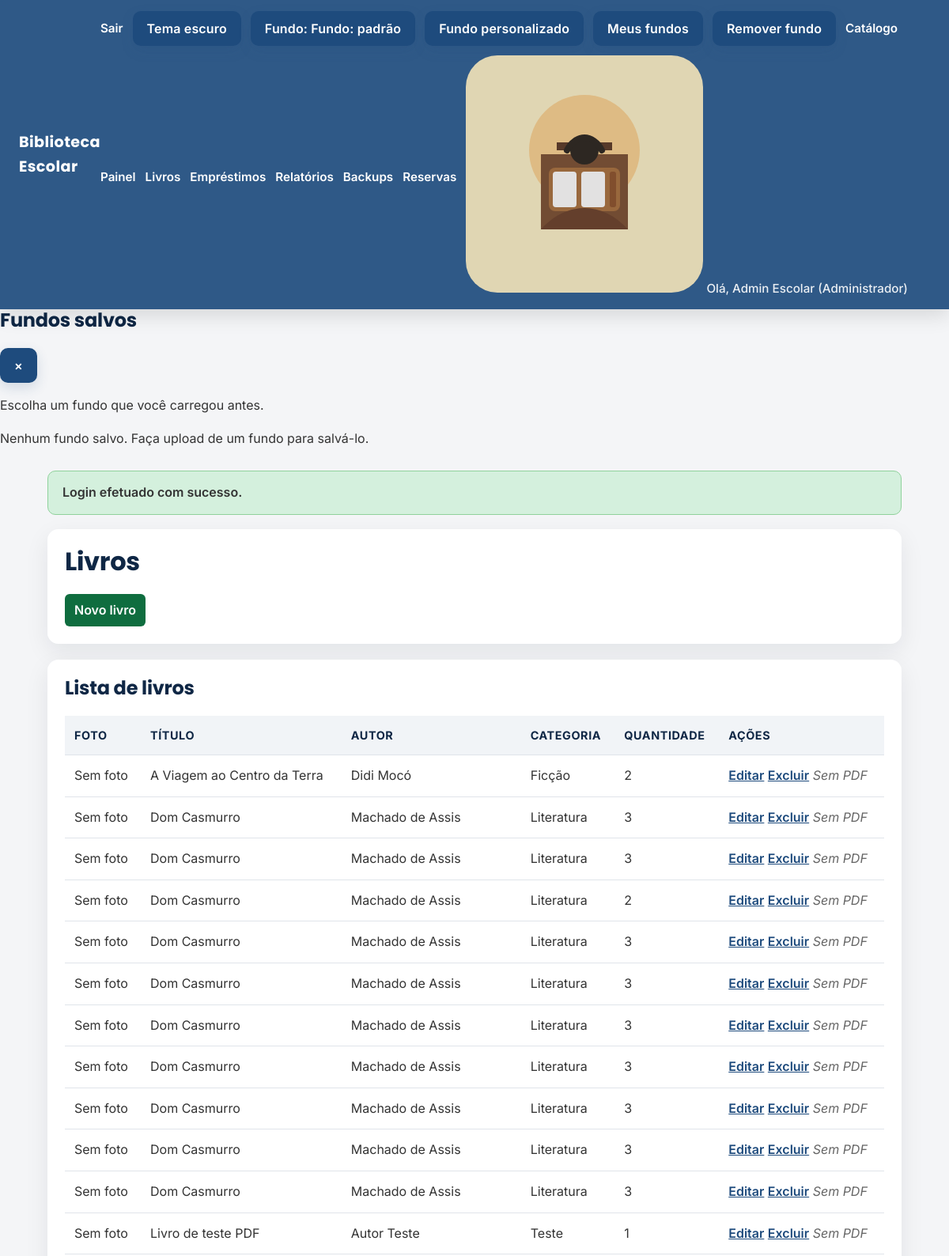
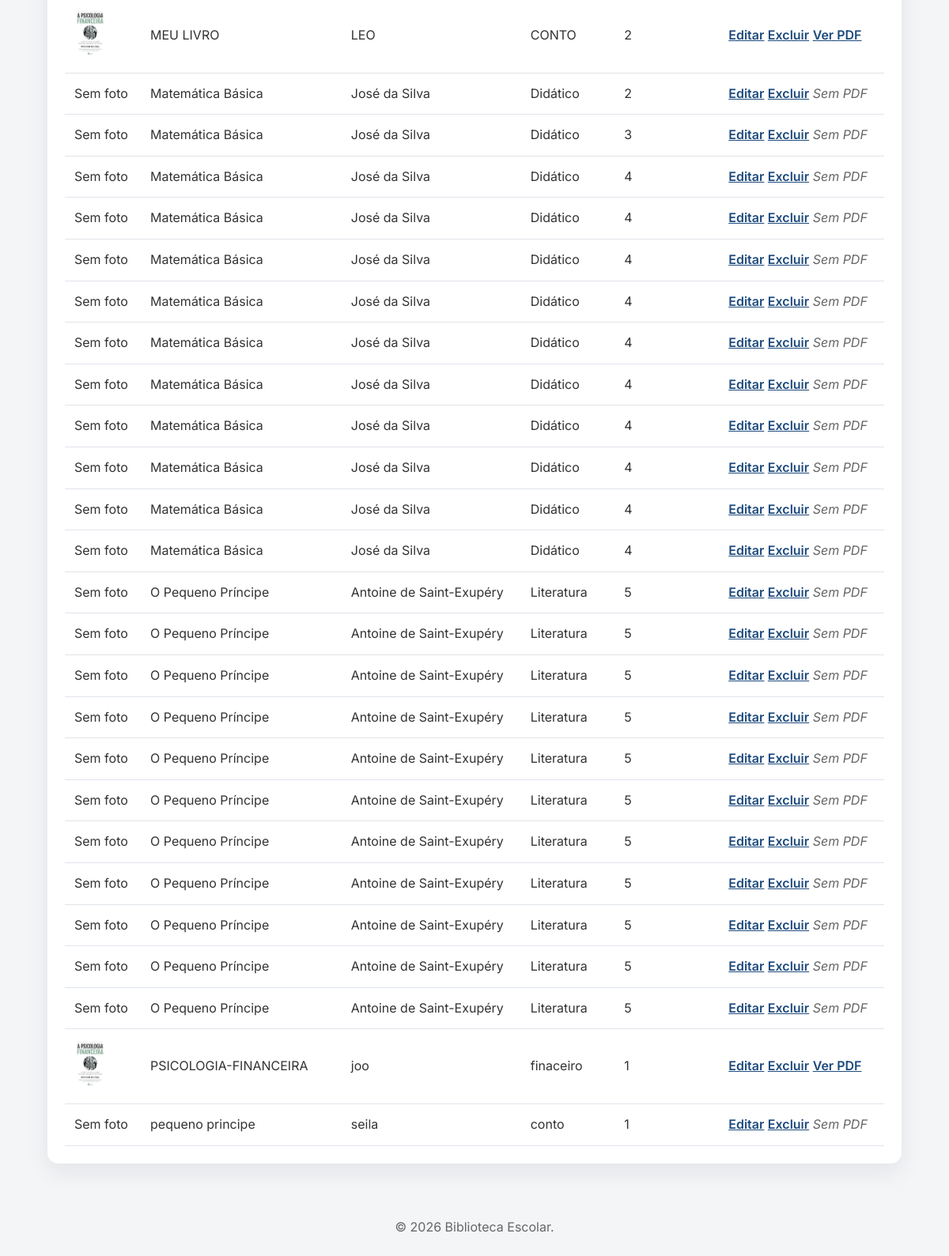
The app's page /books.php (signed in) with its own data (2 pictures, top to bottom).
### tables this page shows
CREATE TABLE books (
        id INTEGER PRIMARY KEY AUTOINCREMENT,
        title TEXT NOT NULL,
        author TEXT NOT NULL,
        category TEXT NOT NULL,
        isbn TEXT,
        publisher TEXT,
        year INTEGER,
        quantity INTEGER NOT NULL DEFAULT 0,
        shelf TEXT,
        internal_code TEXT,
        cover_path TEXT,
        created_at TEXT NOT NULL DEFAULT CURRENT_TIMESTAMP
    , pdf_path TEXT, barcode TEXT);

### includes/functions.php (called while the page is built, shortened)
<?php
function base_url(string $path = ''): string
{
    $base = BASE_URL;
    return rtrim($base, '/') . '/' . ltrim($path, '/');
}
function h(string $value): string
{
    return htmlspecialchars($value, ENT_QUOTES, 'UTF-8');
}

### books.php (the view, shortened to what this page needs)
<?php
require_once __DIR__ . '/includes/functions.php';
$db = get_db();
try {
    $db->exec('ALTER TABLE books ADD COLUMN cover_path TEXT');
} catch (Exception $e) {
}
$books = $db->query('SELECT * FROM books ORDER BY title')->fetchAll();
require_once __DIR__ . '/includes/header.php';
?>
<div class="card">
    <h1>Livros</h1>
    <div class="actions">
        <a href="books.php?action=add">Novo livro</a>
    </div>
</div>
<div class="card">
    <h2>Lista de livros</h2>
    <?php if (empty($books)): ?>
        <p>Nenhum livro cadastrado.</p>
    <?php else: ?>
        <table>
            <thead>
                <tr>
                    <th>Foto</th>
                    <th>Título</th>
                    <th>Autor</th>
                    <th>Categoria</th>
                    <th>Quantidade</th>
                    <th>Ações</th>
                </tr>
            </thead>
            <tbody>
                <?php foreach ($books as $item): ?>
                    <tr>
                        <td>
                            <?php if (!empty($item['cover_path'])): ?>
                                <img src="<?php echo h(base_url($item['cover_path'])); ?>" alt="Foto do livro" style="max-width: 60px; max-height: 60px; object-fit: cover;">
                            <?php else: ?>
                                <span>Sem foto</span>
                            <?php endif; ?>
                        </td>
                        <td><?php echo h($item['title']); ?></td>
                        <td><?php echo h($item['author']); ?></td>
                        <td><?php echo h($item['category']); ?></td>
                        <td><?php echo (int)$item['quantity']; ?></td>
                        <td>
                            <a href="books.php?action=edit&id=<?php echo (int)$item['id']; ?>">Editar</a>
                            <a href="books.php?action=delete&id=<?php echo (int)$item['id']; ?>" onclick="return confirm('Tem certeza que deseja excluir este livro?');">Excluir</a>
                            <?php if (!empty($item['pdf_path'])): ?>
                                <a href="view_book_pdf.php?id=<?php echo (int)$item['id']; ?>" target="_blank" rel="noopener">Ver PDF</a>
                            <?php else: ?>
                                <span class="muted">Sem PDF</span>
                            <?php endif; ?>
                        </td>
                    </tr>
                <?php endforeach; ?>
            </tbody>
        </table>
    <?php endif; ?>
</div>
<?php require_once __DIR__ . '/includes/footer.php';

### css/style.css (style rules this page uses)
:root { --bg: #f4f5f7; --text: #333; --header-bg: #1e4b7d; --header-text: #ffffff; --card-bg: #ffffff; --border: #e0e4ea; --input-bg: #ffffff; --input-border: #ccd0d9; --button-bg: #1e4b7d; --button-color: #ffffff; --button-hover: #153b61; --link-color: #1e4b7d; --table-bg: #ffffff; --footer-text: #666; --flash-success-bg: #d4f0dd; --flash-success-border: #8fd19b; --flash-error-bg: #ffe4e1; --flash-error-border: #e11d48; --action-bg: #0f6d3f; --action-hover: #0b562f; --font-sans: "Inter", "Segoe UI", Roboto, Arial, sans-serif; --font-heading: "Poppins", "Inter", "Segoe UI", sans-serif; }
body { margin: 0; font-family: var(--font-sans); font-size: 16px; line-height: 1.6; background: linear-gradient(rgba(7, 18, 34, 0.72), rgba(7, 18, 34, 0.72)), url('../img/library-bg.jpg') center/cover fixed; color: var(--text); min-height: 100vh; transition: background 0.2s ease; -webkit-font-smoothing: antialiased; text-rendering: optimizeLegibility; }
body.no-image { background: var(--bg); }
h1, h2, h3, h4 { font-family: var(--font-heading); line-height: 1.2; margin-top: 0; color: #0f2745; font-weight: 700; letter-spacing: -0.01em; text-shadow: 0 1px 2px rgba(255, 255, 255, 0.35); }
.muted { color: var(--footer-text); font-style: italic; }
.card { background: rgba(255, 255, 255, 0.94); border-radius: 14px; padding: 22px; box-shadow: 0 10px 30px rgba(15, 23, 42, 0.08); margin-bottom: 20px; backdrop-filter: blur(2px); }
a { color: var(--link-color); font-weight: 600; }
table { width: 100%; border-collapse: collapse; margin-top: 12px; background: rgba(255, 255, 255, 0.9); }
table th, table td { padding: 13px 12px; border-bottom: 1px solid var(--border); text-align: left; color: var(--text); vertical-align: middle; }
table th { font-size: 0.9rem; font-weight: 700; text-transform: uppercase; letter-spacing: 0.04em; color: #0f2745; background: rgba(30, 75, 125, 0.06); }
.actions { display: flex; gap: 10px; flex-wrap: wrap; }
.actions a { display: inline-block; background: var(--action-bg); color: white; padding: 8px 12px; border-radius: 6px; text-decoration: none; }

### records on screen
books: shows "Sem foto", title "A Viagem ao Centro da Terra", author "Didi Mocó", category "Ficção", quantity "2", shows "Sem PDF"
books: shows "Sem foto", title "Dom Casmurro", author "Machado de Assis", category "Literatura", quantity "3", shows "Sem PDF"
books: shows "Sem foto", title "Dom Casmurro", author "Machado de Assis", category "Literatura", quantity "3", shows "Sem PDF"
books: shows "Sem foto", title "Dom Casmurro", author "Machado de Assis", category "Literatura", quantity "2", shows "Sem PDF"
books: shows "Sem foto", title "Dom Casmurro", author "Machado de Assis", category "Literatura", quantity "3", shows "Sem PDF"
books: shows "Sem foto", title "Dom Casmurro", author "Machado de Assis", category "Literatura", quantity "3", shows "Sem PDF"
books: shows "Sem foto", title "Dom Casmurro", author "Machado de Assis", category "Literatura", quantity "3", shows "Sem PDF"
books: shows "Sem foto", title "Dom Casmurro", author "Machado de Assis", category "Literatura", quantity "3", shows "Sem PDF"
books: shows "Sem foto", title "Dom Casmurro", author "Machado de Assis", category "Literatura", quantity "3", shows "Sem PDF"
books: shows "Sem foto", title "Dom Casmurro", author "Machado de Assis", category "Literatura", quantity "3", shows "Sem PDF"
books: shows "Sem foto", title "Dom Casmurro", author "Machado de Assis", category "Literatura", quantity "3", shows "Sem PDF"
books: shows "Sem foto", title "Livro de teste PDF", author "Autor Teste", category "Teste", quantity "1", shows "Sem PDF"
books: cover_path (picture), title "MEU LIVRO", author "LEO", category "CONTO", quantity "2"
books: shows "Sem foto", title "Matemática Básica", author "José da Silva", category "Didático", quantity "2", shows "Sem PDF"
books: shows "Sem foto", title "Matemática Básica", author "José da Silva", category "Didático", quantity "3", shows "Sem PDF"
books: shows "Sem foto", title "Matemática Básica", author "José da Silva", category "Didático", quantity "4", shows "Sem PDF"
books: shows "Sem foto", title "Matemática Básica", author "José da Silva", category "Didático", quantity "4", shows "Sem PDF"
books: shows "Sem foto", title "Matemática Básica", author "José da Silva", category "Didático", quantity "4", shows "Sem PDF"
books: shows "Sem foto", title "Matemática Básica", author "José da Silva", category "Didático", quantity "4", shows "Sem PDF"
books: shows "Sem foto", title "Matemática Básica", author "José da Silva", category "Didático", quantity "4", shows "Sem PDF"
books: shows "Sem foto", title "Matemática Básica", author "José da Silva", category "Didático", quantity "4", shows "Sem PDF"
books: shows "Sem foto", title "Matemática Básica", author "José da Silva", category "Didático", quantity "4", shows "Sem PDF"
books: shows "Sem foto", title "Matemática Básica", author "José da Silva", category "Didático", quantity "4", shows "Sem PDF"
books: shows "Sem foto", title "Matemática Básica", author "José da Silva", category "Didático", quantity "4", shows "Sem PDF"
books: shows "Sem foto", title "Matemática Básica", author "José da Silva", category "Didático", quantity "4", shows "Sem PDF"
books: shows "Sem foto", title "O Pequeno Príncipe", author "Antoine de Saint-Exupéry", category "Literatura", quantity "5", shows "Sem PDF"
books: shows "Sem foto", title "O Pequeno Príncipe", author "Antoine de Saint-Exupéry", category "Literatura", quantity "5", shows "Sem PDF"
books: shows "Sem foto", title "O Pequeno Príncipe", author "Antoine de Saint-Exupéry", category "Literatura", quantity "5", shows "Sem PDF"
books: shows "Sem foto", title "O Pequeno Príncipe", author "Antoine de Saint-Exupéry", category "Literatura", quantity "5", shows "Sem PDF"
books: shows "Sem foto", title "O Pequeno Príncipe", author "Antoine de Saint-Exupéry", category "Literatura", quantity "5", shows "Sem PDF"
books: shows "Sem foto", title "O Pequeno Príncipe", author "Antoine de Saint-Exupéry", category "Literatura", quantity "5", shows "Sem PDF"
books: shows "Sem foto", title "O Pequeno Príncipe", author "Antoine de Saint-Exupéry", category "Literatura", quantity "5", shows "Sem PDF"
books: shows "Sem foto", title "O Pequeno Príncipe", author "Antoine de Saint-Exupéry", category "Literatura", quantity "5", shows "Sem PDF"
books: shows "Sem foto", title "O Pequeno Príncipe", author "Antoine de Saint-Exupéry", category "Literatura", quantity "5", shows "Sem PDF"
books: shows "Sem foto", title "O Pequeno Príncipe", author "Antoine de Saint-Exupéry", category "Literatura", quantity "5", shows "Sem PDF"
books: shows "Sem foto", title "O Pequeno Príncipe", author "Antoine de Saint-Exupéry", category "Literatura", quantity "5", shows "Sem PDF"
books: cover_path (picture), title "PSICOLOGIA-FINANCEIRA", author "joo", category "finaceiro", quantity "1"
books: shows "Sem foto", title "pequeno principe", author "seila", category "conto", quantity "1", shows "Sem PDF"

### other values on screen
SITE_NAME "Biblioteca Escolar"
$user['name'] "Admin Escolar"
$user['role_name'] "Administrador"
$flash['message'] "Login efetuado com sucesso."
